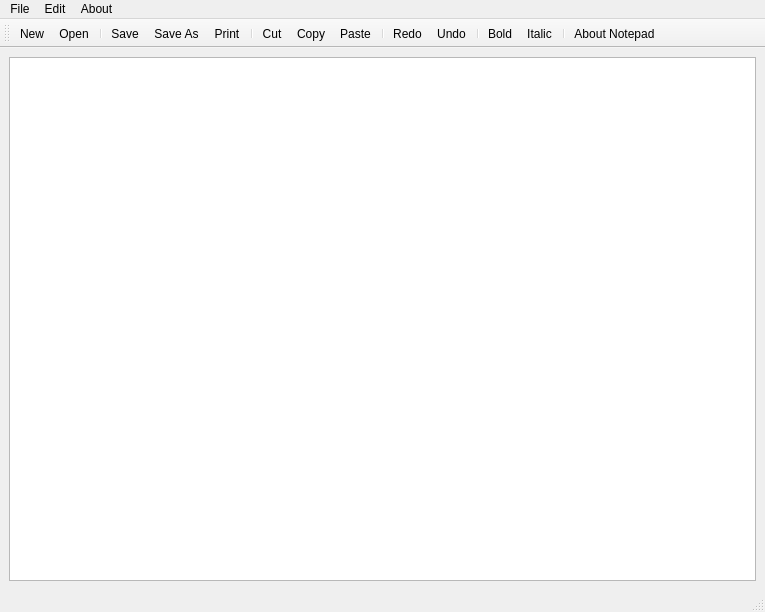
<?xml version="1.0" encoding="UTF-8"?>
<ui version="4.0">
 <class>MainWindow</class>
 <widget class="QMainWindow" name="MainWindow">
  <property name="enabled">
   <bool>true</bool>
  </property>
  <property name="geometry">
   <rect>
    <x>0</x>
    <y>0</y>
    <width>765</width>
    <height>612</height>
   </rect>
  </property>
  <property name="windowTitle">
   <string>MainWindow</string>
  </property>
  <widget class="QWidget" name="centralwidget">
   <layout class="QVBoxLayout" name="verticalLayout">
    <item>
     <widget class="QTextEdit" name="textEdit">
      <property name="font">
       <font>
        <pointsize>12</pointsize>
       </font>
      </property>
     </widget>
    </item>
   </layout>
  </widget>
  <widget class="QMenuBar" name="menubar">
   <property name="enabled">
    <bool>true</bool>
   </property>
   <property name="geometry">
    <rect>
     <x>0</x>
     <y>0</y>
     <width>765</width>
     <height>21</height>
    </rect>
   </property>
   <widget class="QMenu" name="menuFile">
    <property name="enabled">
     <bool>true</bool>
    </property>
    <property name="title">
     <string>File</string>
    </property>
    <addaction name="actionNew"/>
    <addaction name="actionOpen"/>
    <addaction name="separator"/>
    <addaction name="actionSave"/>
    <addaction name="actionSave_As"/>
    <addaction name="separator"/>
    <addaction name="actionPrint"/>
   </widget>
   <widget class="QMenu" name="menuEdit">
    <property name="title">
     <string>Edit</string>
    </property>
    <addaction name="actionCut"/>
    <addaction name="actionCopy"/>
    <addaction name="actionPaste"/>
    <addaction name="separator"/>
    <addaction name="actionRedo"/>
    <addaction name="actionUndo"/>
    <addaction name="separator"/>
    <addaction name="actionBold"/>
    <addaction name="actionItalic"/>
   </widget>
   <widget class="QMenu" name="menuAbout">
    <property name="title">
     <string>About</string>
    </property>
    <addaction name="actionAbout_Notepad"/>
   </widget>
   <addaction name="menuFile"/>
   <addaction name="menuEdit"/>
   <addaction name="menuAbout"/>
  </widget>
  <widget class="QStatusBar" name="statusbar"/>
  <widget class="QToolBar" name="toolBar">
   <property name="windowTitle">
    <string>toolBar</string>
   </property>
   <attribute name="toolBarArea">
    <enum>TopToolBarArea</enum>
   </attribute>
   <attribute name="toolBarBreak">
    <bool>false</bool>
   </attribute>
   <addaction name="actionNew"/>
   <addaction name="actionOpen"/>
   <addaction name="separator"/>
   <addaction name="actionSave"/>
   <addaction name="actionSave_As"/>
   <addaction name="actionPrint"/>
   <addaction name="separator"/>
   <addaction name="actionCut"/>
   <addaction name="actionCopy"/>
   <addaction name="actionPaste"/>
   <addaction name="separator"/>
   <addaction name="actionRedo"/>
   <addaction name="actionUndo"/>
   <addaction name="separator"/>
   <addaction name="actionBold"/>
   <addaction name="actionItalic"/>
   <addaction name="separator"/>
   <addaction name="actionAbout_Notepad"/>
  </widget>
  <action name="actionNew">
   <property name="icon">
    <iconset resource="Resource.qrc">
     <normaloff>:/rec/icon_images/new-file-icon.png</normaloff>:/rec/icon_images/new-file-icon.png</iconset>
   </property>
   <property name="text">
    <string>New</string>
   </property>
  </action>
  <action name="actionOpen">
   <property name="icon">
    <iconset resource="Resource.qrc">
     <normaloff>:/rec/icon_images/folder-open-icon.png</normaloff>:/rec/icon_images/folder-open-icon.png</iconset>
   </property>
   <property name="text">
    <string>Open</string>
   </property>
  </action>
  <action name="actionSave">
   <property name="icon">
    <iconset resource="Resource.qrc">
     <normaloff>:/rec/icon_images/Save-icon.png</normaloff>:/rec/icon_images/Save-icon.png</iconset>
   </property>
   <property name="text">
    <string>Save</string>
   </property>
  </action>
  <action name="actionSave_As">
   <property name="icon">
    <iconset resource="Resource.qrc">
     <normaloff>:/rec/icon_images/Save-as-icon.png</normaloff>:/rec/icon_images/Save-as-icon.png</iconset>
   </property>
   <property name="text">
    <string>Save As</string>
   </property>
  </action>
  <action name="actionCut">
   <property name="icon">
    <iconset resource="Resource.qrc">
     <normaloff>:/rec/icon_images/Apps-Actions-Cut-icon.png</normaloff>:/rec/icon_images/Apps-Actions-Cut-icon.png</iconset>
   </property>
   <property name="text">
    <string>Cut</string>
   </property>
  </action>
  <action name="actionCopy">
   <property name="icon">
    <iconset resource="Resource.qrc">
     <normaloff>:/rec/icon_images/copy-icon.png</normaloff>:/rec/icon_images/copy-icon.png</iconset>
   </property>
   <property name="text">
    <string>Copy</string>
   </property>
  </action>
  <action name="actionPaste">
   <property name="icon">
    <iconset resource="Resource.qrc">
     <normaloff>:/rec/icon_images/Action-paste-icon.png</normaloff>:/rec/icon_images/Action-paste-icon.png</iconset>
   </property>
   <property name="text">
    <string>Paste</string>
   </property>
  </action>
  <action name="actionRedo">
   <property name="icon">
    <iconset resource="Resource.qrc">
     <normaloff>:/rec/icon_images/Redo-icon.png</normaloff>:/rec/icon_images/Redo-icon.png</iconset>
   </property>
   <property name="text">
    <string>Redo</string>
   </property>
  </action>
  <action name="actionUndo">
   <property name="icon">
    <iconset resource="Resource.qrc">
     <normaloff>:/rec/icon_images/Undo-icon.png</normaloff>:/rec/icon_images/Undo-icon.png</iconset>
   </property>
   <property name="text">
    <string>Undo</string>
   </property>
  </action>
  <action name="actionAbout_Notepad">
   <property name="icon">
    <iconset resource="Resource.qrc">
     <normaloff>:/rec/icon_images/Actions-help-about-icon.png</normaloff>:/rec/icon_images/Actions-help-about-icon.png</iconset>
   </property>
   <property name="text">
    <string>About Notepad</string>
   </property>
  </action>
  <action name="actionNew_2">
   <property name="icon">
    <iconset resource="Resource.qrc">
     <normaloff>:/rec/icon_images/new-file-icon.png</normaloff>:/rec/icon_images/new-file-icon.png</iconset>
   </property>
   <property name="text">
    <string>New</string>
   </property>
  </action>
  <action name="actionNew_3">
   <property name="icon">
    <iconset resource="Resource.qrc">
     <normaloff>:/rec/icon_images/new-file-icon.png</normaloff>:/rec/icon_images/new-file-icon.png</iconset>
   </property>
   <property name="text">
    <string>New</string>
   </property>
  </action>
  <action name="actionNew_4">
   <property name="icon">
    <iconset resource="Resource.qrc">
     <normaloff>:/rec/icon_images/new-file-icon.png</normaloff>:/rec/icon_images/new-file-icon.png</iconset>
   </property>
   <property name="text">
    <string>New</string>
   </property>
  </action>
  <action name="actionPrint">
   <property name="icon">
    <iconset resource="Resource.qrc">
     <normaloff>:/rec/icon_images/Printer-Ink-icon.png</normaloff>:/rec/icon_images/Printer-Ink-icon.png</iconset>
   </property>
   <property name="text">
    <string>Print</string>
   </property>
  </action>
  <action name="actionBold">
   <property name="icon">
    <iconset resource="Resource.qrc">
     <normaloff>:/rec/icon_images/Editing-Bold-icon.png</normaloff>:/rec/icon_images/Editing-Bold-icon.png</iconset>
   </property>
   <property name="text">
    <string>Bold</string>
   </property>
  </action>
  <action name="actionItalic">
   <property name="icon">
    <iconset resource="Resource.qrc">
     <normaloff>:/rec/icon_images/Editing-Italic-icon.png</normaloff>:/rec/icon_images/Editing-Italic-icon.png</iconset>
   </property>
   <property name="text">
    <string>Italic</string>
   </property>
  </action>
 </widget>
 <resources>
  <include location="Resource.qrc"/>
 </resources>
 <connections/>
</ui>
